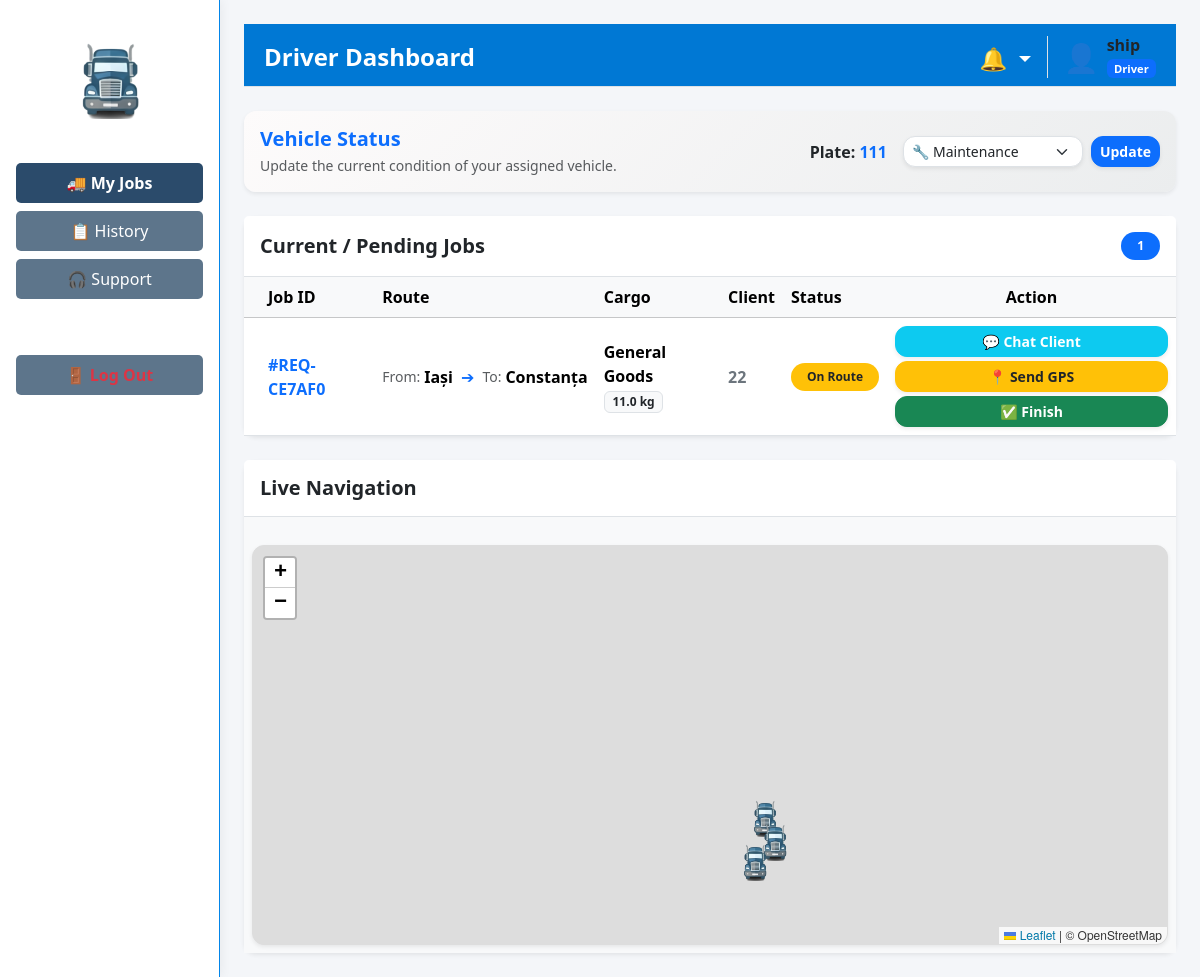
/active_jobs (signed in), run on the app's committed database.
### tables this page shows
CREATE TABLE vehicles (
                        id TEXT PRIMARY KEY,
                        plate_number TEXT NOT NULL,
                        type TEXT NOT NULL,
                        capacity INTEGER NOT NULL,
                        status TEXT NOT NULL
                    , last_modified_by TEXT DEFAULT 'System', last_modified_at DATETIME DEFAULT NULL);

CREATE TABLE "transport_requests" (
                    id TEXT PRIMARY KEY,
                    client TEXT NOT NULL,
                    cargo_type TEXT NOT NULL,
                    description TEXT NOT NULL,
                    weight REAL NOT NULL,
                    volume REAL NOT NULL,
                    pickup TEXT NOT NULL,
                    delivery TEXT NOT NULL,
                    preferred_date TEXT NOT NULL,
                    status TEXT NOT NULL,
                    vehicle_id TEXT, 
                    driver_id TEXT, 
                    vehicle_type TEXT, 
                    estimated_price REAL,
                    price_offer REAL, 
                    current_lat REAL, 
                    current_lng REAL,
                    last_modified_by TEXT DEFAULT 'System',
                    last_modified_at DATETIME DEFAULT NULL,
                    saved_route TEXT
                , allocated_by TEXT DEFAULT 'System');

### app/routes/driver_routes.py (the view)
@driver_bp.route('/driver_portal')
@driver_bp.route('/active_jobs')
def portal():
    if 'user_id' not in session or session.get('role') != 'Driver':
        flash("Access denied. Drivers only.", "danger")
        return redirect(url_for('auth.login'))
    user_id = session.get('user_id')
    username = session.get('username')
    notifications, unread_count = get_header_data()
    data = {'my_jobs': [], 'my_vehicle': None}
    active_jobs = get_driver_jobs(user_id, username, 'active')
    data['my_jobs'] = active_jobs
    if active_jobs and len(active_jobs) > 0:
        veh_id = active_jobs[0].get('vehicle_id')
        if veh_id:
            try:
                with sqlite3.connect(DB_PATH) as conn:
                    conn.row_factory = sqlite3.Row
                    veh = conn.execute("SELECT * FROM vehicles WHERE id = ? OR plate_number = ?", (str(veh_id), str(veh_id))).fetchone()
                    if veh: data['my_vehicle'] = dict(veh)
            except Exception as e:
                logging.error(f"Eroare extragere vehicul: {e}")
    return render_template('driver/portal.html', data=data, notifications=notifications, unread_count=unread_count)

### app/templates/driver/portal.html (shortened to what this page needs)
{% extends "layouts/driver_layout.html" %}
{% block page_header %}Driver Dashboard{% endblock %}
{% block extra_css %}
    <link rel="stylesheet" href="https://unpkg.com/leaflet@1.9.4/dist/leaflet.css" />
{% endblock %}
{% block content %}
    <div class="row">
        <div class="col-12 mb-4">
            <div class="card vehicle-status-card shadow-sm border-0 custom-rounded">
                <div class="card-body d-flex justify-content-between align-items-center flex-wrap">
                    <div>
                        <h5 class="card-title text-primary fw-bold mb-1">Vehicle Status</h5>
                        <p class="card-text text-muted mb-0 small">Update the current condition of your assigned vehicle.</p>
                    </div>
                    {% if data.my_vehicle %}
                    <form action="{{ url_for('driver.update_vehicle_status') }}" method="POST" class="d-flex align-items-center mt-3 mt-md-0">
                        <label class="me-3 fw-bold text-dark">Plate: <span class="text-primary">{{ data.my_vehicle.plate_number }}</span></label>
                        <select name="status" class="form-select form-select-sm me-2 shadow-sm custom-rounded" style="width: 180px;">
                            <option value="Maintenance" {% if data.my_vehicle.status == 'Maintenance' %}selected{% endif %}>🔧 Maintenance</option>
                        </select>
                        <button type="submit" class="btn btn-sm btn-primary custom-rounded shadow-sm fw-bold">Update</button>
                    </form>
                    {% else %}
                        <div class="text-muted fst-italic bg-light px-3 py-2 rounded">No vehicle currently assigned.</div>
                    {% endif %}
                </div>
            </div>
        </div>
        <div class="col-lg-12 mb-4">
            <div class="card shadow-sm border-0 custom-rounded">
                <div class="card-header bg-white border-bottom py-3 d-flex justify-content-between align-items-center">
                    <h5 class="fw-bold mb-0 text-dark">Current / Pending Jobs</h5>
                    <span class="badge bg-primary rounded-pill px-3 py-2">{{ data.my_jobs|length }}</span>
                </div>
                <div class="card-body p-0">
                    {% if data.my_jobs|length == 0 %}
                        <div class="empty-state">
                            <div class="mb-3 fs-1 opacity-50">📭</div>
                            <h5 class="fw-bold text-dark">No active jobs at the moment</h5>
                            <p>You have no pending or active deliveries assigned. Take a break!</p>
                        </div>
                    {% else %}
                        <div class="table-responsive">
                            <table class="table table-hover mb-0 align-middle">
                                <thead class="table-light">
                                    <tr>
                                        <th class="ps-4">Job ID</th>
                                        <th>Route</th>
                                        <th>Cargo</th>
                                        <th>Client</th>
                                        <th>Status</th>
                                        <th class="text-center">Action</th>
                                    </tr>
                                </thead>
                                <tbody>
                                    {% for job in data.my_jobs %}
                                    <tr>
                                        <td class="ps-4 fw-bold text-primary">#{{ job.id }}</td>
                                        <td>
                                            <div class="d-flex align-items-center">
                                                <span class="small text-muted me-1">From:</span>
                                                <div class="text-truncate fw-bold" style="max-width: 120px;">{{ job.pickup }}</div>
                                                <span class="mx-2 text-primary">➔</span>
                                                <span class="small text-muted me-1">To:</span>
                                                <div class="text-truncate fw-bold" style="max-width: 120px;">{{ job.delivery }}</div>
                                            </div>
                                        </td>
                                        <td>
                                            <span class="d-block fw-bold">{{ job.cargo_type }}</span>
                                            <span class="badge bg-light text-dark border">{{ job.weight }} kg</span>
                                        </td>
                                        <td class="fw-bold text-secondary">{{ job.client }}</td>
                                        <td>
                                            {% if job.status == 'Accepted' %}
                                                <span class="badge rounded-pill bg-info px-3 py-2">Ready to Start</span>
                                            {% elif job.status == 'In Transit' %}
                                                <span class="badge rounded-pill bg-warning px-3 py-2 text-dark">On Route</span>
                                            {% else %}
                                                <span class="badge rounded-pill bg-secondary px-3 py-2">{{ job.status }}</span>
                                            {% endif %}
                                        </td>
                                        <td class="text-center">
                                            <a href="{{ url_for('driver.job_chat', job_id=job.id) }}" class="btn btn-sm btn-info custom-rounded w-100 mb-1 shadow-sm fw-bold text-white">
                                                💬 Chat Client
                                            </a>
                                            {% if job.status == 'Accepted' %}
                                                <form action="{{ url_for('driver.update_job_status', job_id=job.id, new_status='In Transit') }}" method="POST" class="d-inline">
                                                    <button type="submit" class="btn btn-sm btn-primary custom-rounded w-100 mb-1 shadow-sm fw-bold">🚀 Start Journey</button>
                                                </form>
                                            {% elif job.status == 'In Transit' %}
                                                <button onclick="startGPS('{{ job.id }}', '{{ job.pickup }}', '{{ job.delivery }}')" class="btn btn-sm btn-warning custom-rounded w-100 mb-1 shadow-sm fw-bold text-dark">📍 Send GPS</button>
                                                <form action="{{ url_for('driver.update_job_status', job_id=job.id, new_status='Delivered') }}" method="POST" class="d-inline">
                                                    <button type="submit" class="btn btn-sm btn-success custom-rounded w-100 shadow-sm fw-bold" onclick="return confirm('Are you sure you have delivered the cargo?');">✅ Finish</button>
                                                </form>
                                            {% endif %}
                                        </td>
                                    </tr>
                                    {% endfor %}
                                </tbody>
                            </table>
                        </div>
                    {% endif %}
                </div>
            </div>
        </div>
        <div class="col-lg-12">
            <div class="card shadow-sm border-0 custom-rounded">
                <div class="card-header bg-white border-bottom py-3">
                    <h5 class="fw-bold mb-0 text-dark">Live Navigation</h5>
                </div>
                <div class="card-body p-2 bg-light">
                    <div id="map-container" class="shadow-sm"></div>
                </div>
            </div>
        </div>
    </div>
{% endblock %}

### app/templates/layouts/driver_layout.html (shortened to what this page needs)
<!DOCTYPE html>
<html lang="en">
<head>
    <link href="https://cdn.jsdelivr.net/npm/bootstrap@5.3.8/dist/css/bootstrap.min.css" rel="stylesheet">
    <link rel="stylesheet" href="https://cdnjs.cloudflare.com/ajax/libs/font-awesome/6.4.0/css/all.min.css">
    <link rel="stylesheet" href="{{ url_for('static', filename='css/style.css') }}">
    {% block extra_css %}{% endblock %}
</head>
<body class="bg-light">
<div class="dashboard-wrapper">
    <div class="sidebar" style="background-color: #ffffff; border-right: 1px solid #0285e9; box-shadow: 2px 0 10px rgba(0,0,0,0.05);">
        <div class="text-center mt-3 mb-4">
            <img src="{{ url_for('static', filename='img/truck.png') }}" alt="Logo" style="width: 100px;">
        </div>
        <a href="{{ url_for('driver.portal') }}" class="nav-btn {% if request.endpoint == 'driver.portal' %}active fw-bold{% endif %}">🚚 My Jobs</a>
        <a href="{{ url_for('driver.history') }}" class="nav-btn {% if request.endpoint == 'driver.history' %}active fw-bold{% endif %}">📋 History</a>
        <a href="{{ url_for('driver.support') }}" class="nav-btn {% if request.endpoint == 'driver.support' %}active fw-bold{% endif %}">🎧 Support</a>
        <a href="{{ url_for('auth.logout') }}" class="nav-btn mt-5 text-danger fw-bold">🚪 Log Out</a>
    </div>
    <div class="main-content p-4">
        <div class="top-navbar d-flex justify-content-between align-items-center mb-4 border-bottom pb-2">
            <div>
                <h2 class="h4 mb-0 fw-bold">{% block page_header %}Dashboard{% endblock %}</h2>
            </div>
            <div class="user-info d-flex align-items-center">
                <div class="dropdown d-inline-block mt-1 me-1">
                    <span class="dropdown-toggle text-decoration-none" id="notifDropdown" role="button" data-bs-toggle="dropdown" aria-expanded="false" style="cursor: pointer; position: relative; font-size: 1.4rem;">
                        🔔
                    </span>
                </div>
                <a href="{{ url_for('profile.view_profile') }}" class="text-decoration-none text-dark" style="transition: opacity 0.2s;" onmouseover="this.style.opacity='0.8'" onmouseout="this.style.opacity='1'">
                    <div class="user-profile border-start ps-3 ms-1 d-flex align-items-center" style="cursor: pointer;">
                        {% if session.get('profile_picture') and session.get('profile_picture') != '' %}
                            <img src="{{ url_for('static', filename='img/avatars/' + session.get('profile_picture')) }}"
                                 alt="Avatar"
                                 style="width: 38px; height: 38px; object-fit: cover; border-radius: 50%; border: 2px solid #007bff; margin-right: 10px; box-shadow: 0 2px 4px rgba(0,0,0,0.1);">
                        {% else %}
                            <span class="fs-3 me-2" style="line-height: 1;">👤</span>
                        {% endif %}
                        <div class="d-flex flex-column justify-content-center">
                            <span class="fw-bold" style="font-size: 1rem; line-height: 1.2;">
                                {{ session.get('username', 'Guest') }}
                            </span>
                            <span class="badge bg-primary mt-1" style="font-size: 0.70rem; align-self: flex-start;">
                                {{ session.get('role', 'User') }}
                            </span>
                        </div>
                    </div>
                </a>
            </div>
        </div>
        {% block content %}
        {% endblock %}
    </div>
</div>
</body>
</html>

### data on the page
vehicles: get "ship", my_vehicle.plate_number "111", status "🔧 Maintenance"
transport_requests: id "REQ-CE7AF0", pickup "Iași", delivery "Constanța", cargo_type "General Goods", weight "11.0", client "22", status "On Route"

### other printed values
{{ session.get('role', 'User') }} "Driver"
{{ data.my_jobs|length }} "1"
